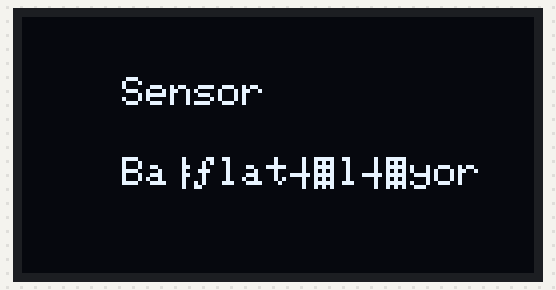
The sketch below on a simulated Arduino Uno, built with avr-gcc and run on an emulated ATmega328P. On the bench: 128×64 one-colour display.

Above: at 0.6 s.

The sketch:

oled_test.ino
```cpp
///OLED Kütüphanaleri eklendi.
#include <Wire.h>
#include <Adafruit_GFX.h>
#include <Adafruit_SSD1306.h>

#define SCREEN_WIDTH 128
#define SCREEN_HEIGHT 64
#define OLED_RESET 4
Adafruit_SSD1306 display(SCREEN_WIDTH, SCREEN_HEIGHT, &Wire, OLED_RESET);
///

void setup()
{
  Serial.begin(9600);

  ///OLED Kurulumu yapıldı.
  display.begin(SSD1306_SWITCHCAPVCC, 0x3C); //OLED I2C adresi 0x3C (128x64)
  delay(500);
  display.clearDisplay();
  display.setCursor(25, 15);
  display.setTextSize(1);
  display.setTextColor(WHITE);
  display.println("Sensor");
  display.setCursor(25, 35);
  display.setTextSize(1);
  display.print("Başlatılıyor");
  display.display();
  ///

}

void loop()
{
}
```
